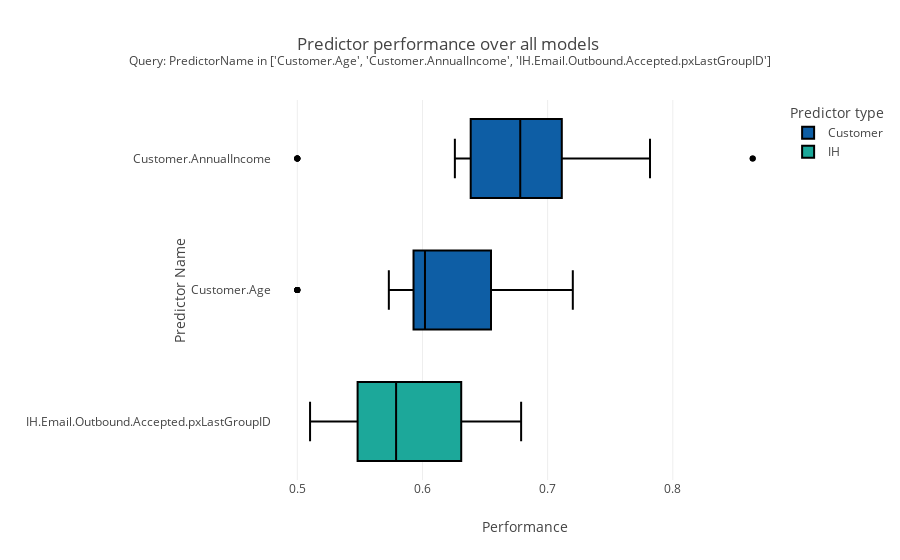

Here is the notebook cell this chart was saved with:
### Markdown cell above
Alternatively we can look at the performance of a predictor over multiple models. Again, we recommend subsetting the predictor names with a list to make it more legible.

### Code cell
plot = CDHSample.plotPredictorPerformance(query=f'PredictorName in {["Customer.Age", "Customer.AnnualIncome", "IH.Email.Outbound.Accepted.pxLastGroupID"]}')

### Figure 1 — Plotly figure (JSON) as saved in the notebook; plotly's stock layout.template omitted (floating-point values rounded to 4 significant figures; data arrays with more than 128 entries replaced by an {"elided": "..."} marker saying what was removed)
{"data": [{"alignmentgroup": "True", "fillcolor": "rgb(14,94,165)", "hovertemplate": "Legend=Customer<br>Performance=%{x}<br>Predictor Name=%{y}<extra></extra>", "legendgroup": "Customer", "marker": {"color": "rgb(0,0,0)"}, "name": "Customer", "notched": false, "offsetgroup": "Customer", "orientation": "h", "showlegend": true, "type": "box", "width": 0.6, "x": {"elided": "194 float values"}, "x0": " ", "xaxis": "x", "y": {"elided": "194 str values"}, "y0": " ", "yaxis": "y"}, {"alignmentgroup": "True", "fillcolor": "rgb(28,168,154)", "hovertemplate": "Legend=IH<br>Performance=%{x}<br>Predictor Name=%{y}<extra></extra>", "legendgroup": "IH", "marker": {"color": "rgb(0,0,0)"}, "name": "IH", "notched": false, "offsetgroup": "IH", "orientation": "h", "showlegend": true, "type": "box", "width": 0.6, "x": [0.5102, 0.5102, 0.5102, 0.5301, 0.5301, 0.5301, 0.5346, 0.5346, 0.5398, 0.5398, 0.5398, 0.5398, 0.5398, 0.5442, 0.5457, 0.5457, 0.5457, 0.5457, 0.5457, 0.5457, 0.5482, 0.5482, 0.5482, 0.5482, 0.5482, 0.5482, 0.5482, 0.5528, 0.5594, 0.5595, 0.5595, 0.5595, 0.5595, 0.5595, 0.5595, 0.5634, 0.5634, 0.5634, 0.5634, 0.5634, 0.5634, 0.5726, 0.5726, 0.5726, 0.5758, 0.5758, 0.5765, 0.5765, 0.5765, 0.5782, 0.5789, 0.5789, 0.5789, 0.5789, 0.5789, 0.5789, 0.5789, 0.5912, 0.5912, 0.5912, 0.5912, 0.5912, 0.6052, 0.6052, 0.6052, 0.6052, 0.6229, 0.6229, 0.6229, 0.6229, 0.623, 0.6279, 0.6279, 0.6279, 0.6279, 0.6279, 0.6279, 0.6279, 0.6341, 0.6341, 0.637, 0.637, 0.637, 0.637, 0.637, 0.637, 0.6653, 0.6678, 0.6678, 0.6678, 0.6678, 0.6678, 0.6678, 0.6678, 0.6767, 0.6767, 0.6767, 0.6767, 0.6767, 0.6788, 0.6788, 0.6788, 0.6788, 0.6788], "x0": " ", "xaxis": "x", "y": ["IH.Email.Outbound.Accepted.pxLastGroupID", "IH.Email.Outbound.Accepted.pxLastGroupID", "IH.Email.Outbound.Accepted.pxLastGroupID", "IH.Email.Outbound.Accepted.pxLastGroupID", "IH.Email.Outbound.Accepted.pxLastGroupID", "IH.Email.Outbound.Accepted.pxLastGroupID", "IH.Email.Outbound.Accepted.pxLastGroupID", "IH.Email.Outbound.Accepted.pxLastGroupID", "IH.Email.Outbound.Accepted.pxLastGroupID", "IH.Email.Outbound.Accepted.pxLastGroupID", "IH.Email.Outbound.Accepted.pxLastGroupID", "IH.Email.Outbound.Accepted.pxLastGroupID", "IH.Email.Outbound.Accepted.pxLastGroupID", "IH.Email.Outbound.Accepted.pxLastGroupID", "IH.Email.Outbound.Accepted.pxLastGroupID", "IH.Email.Outbound.Accepted.pxLastGroupID", "IH.Email.Outbound.Accepted.pxLastGroupID", "IH.Email.Outbound.Accepted.pxLastGroupID", "IH.Email.Outbound.Accepted.pxLastGroupID", "IH.Email.Outbound.Accepted.pxLastGroupID", "IH.Email.Outbound.Accepted.pxLastGroupID", "IH.Email.Outbound.Accepted.pxLastGroupID", "IH.Email.Outbound.Accepted.pxLastGroupID", "IH.Email.Outbound.Accepted.pxLastGroupID", "IH.Email.Outbound.Accepted.pxLastGroupID", "IH.Email.Outbound.Accepted.pxLastGroupID", "IH.Email.Outbound.Accepted.pxLastGroupID", "IH.Email.Outbound.Accepted.pxLastGroupID", "IH.Email.Outbound.Accepted.pxLastGroupID", "IH.Email.Outbound.Accepted.pxLastGroupID", "IH.Email.Outbound.Accepted.pxLastGroupID", "IH.Email.Outbound.Accepted.pxLastGroupID", "IH.Email.Outbound.Accepted.pxLastGroupID", "IH.Email.Outbound.Accepted.pxLastGroupID", "IH.Email.Outbound.Accepted.pxLastGroupID", "IH.Email.Outbound.Accepted.pxLastGroupID", "IH.Email.Outbound.Accepted.pxLastGroupID", "IH.Email.Outbound.Accepted.pxLastGroupID", "IH.Email.Outbound.Accepted.pxLastGroupID", "IH.Email.Outbound.Accepted.pxLastGroupID", "IH.Email.Outbound.Accepted.pxLastGroupID", "IH.Email.Outbound.Accepted.pxLastGroupID", "IH.Email.Outbound.Accepted.pxLastGroupID", "IH.Email.Outbound.Accepted.pxLastGroupID", "IH.Email.Outbound.Accepted.pxLastGroupID", "IH.Email.Outbound.Accepted.pxLastGroupID", "IH.Email.Outbound.Accepted.pxLastGroupID", "IH.Email.Outbound.Accepted.pxLastGroupID", "IH.Email.Outbound.Accepted.pxLastGroupID", "IH.Email.Outbound.Accepted.pxLastGroupID", "IH.Email.Outbound.Accepted.pxLastGroupID", "IH.Email.Outbound.Accepted.pxLastGroupID", "IH.Email.Outbound.Accepted.pxLastGroupID", "IH.Email.Outbound.Accepted.pxLastGroupID", "IH.Email.Outbound.Accepted.pxLastGroupID", "IH.Email.Outbound.Accepted.pxLastGroupID", "IH.Email.Outbound.Accepted.pxLastGroupID", "IH.Email.Outbound.Accepted.pxLastGroupID", "IH.Email.Outbound.Accepted.pxLastGroupID", "IH.Email.Outbound.Accepted.pxLastGroupID", "IH.Email.Outbound.Accepted.pxLastGroupID", "IH.Email.Outbound.Accepted.pxLastGroupID", "IH.Email.Outbound.Accepted.pxLastGroupID", "IH.Email.Outbound.Accepted.pxLastGroupID", "IH.Email.Outbound.Accepted.pxLastGroupID", "IH.Email.Outbound.Accepted.pxLastGroupID", "IH.Email.Outbound.Accepted.pxLastGroupID", "IH.Email.Outbound.Accepted.pxLastGroupID", "IH.Email.Outbound.Accepted.pxLastGroupID", "IH.Email.Outbound.Accepted.pxLastGroupID", "IH.Email.Outbound.Accepted.pxLastGroupID", "IH.Email.Outbound.Accepted.pxLastGroupID", "IH.Email.Outbound.Accepted.pxLastGroupID", "IH.Email.Outbound.Accepted.pxLastGroupID", "IH.Email.Outbound.Accepted.pxLastGroupID", "IH.Email.Outbound.Accepted.pxLastGroupID", "IH.Email.Outbound.Accepted.pxLastGroupID", "IH.Email.Outbound.Accepted.pxLastGroupID", "IH.Email.Outbound.Accepted.pxLastGroupID", "IH.Email.Outbound.Accepted.pxLastGroupID", "IH.Email.Outbound.Accepted.pxLastGroupID", "IH.Email.Outbound.Accepted.pxLastGroupID", "IH.Email.Outbound.Accepted.pxLastGroupID", "IH.Email.Outbound.Accepted.pxLastGroupID", "IH.Email.Outbound.Accepted.pxLastGroupID", "IH.Email.Outbound.Accepted.pxLastGroupID", "IH.Email.Outbound.Accepted.pxLastGroupID", "IH.Email.Outbound.Accepted.pxLastGroupID", "IH.Email.Outbound.Accepted.pxLastGroupID", "IH.Email.Outbound.Accepted.pxLastGroupID", "IH.Email.Outbound.Accepted.pxLastGroupID", "IH.Email.Outbound.Accepted.pxLastGroupID", "IH.Email.Outbound.Accepted.pxLastGroupID", "IH.Email.Outbound.Accepted.pxLastGroupID", "IH.Email.Outbound.Accepted.pxLastGroupID", "IH.Email.Outbound.Accepted.pxLastGroupID", "IH.Email.Outbound.Accepted.pxLastGroupID", "IH.Email.Outbound.Accepted.pxLastGroupID", "IH.Email.Outbound.Accepted.pxLastGroupID", "IH.Email.Outbound.Accepted.pxLastGroupID", "IH.Email.Outbound.Accepted.pxLastGroupID", "IH.Email.Outbound.Accepted.pxLastGroupID", "IH.Email.Outbound.Accepted.pxLastGroupID", "IH.Email.Outbound.Accepted.pxLastGroupID"], "y0": " ", "yaxis": "y"}], "layout": {"boxgap": 0, "boxgroupgap": 0, "boxmode": "group", "legend": {"title": {"text": "Predictor type"}, "tracegroupgap": 0}, "title": {"text": "Predictor performance over all models <br><sup>Query: PredictorName in ['Customer.Age', 'Customer.AnnualIncome', 'IH.Email.Outbound.Accepted.pxLastGroupID']</sup>"}, "xaxis": {"anchor": "y", "domain": [0, 1], "title": {"text": "Performance"}}, "yaxis": {"anchor": "x", "automargin": true, "categoryarray": ["IH.Email.Outbound.Accepted.pxLastGroupID", "Customer.Age", "Customer.AnnualIncome"], "categoryorder": "array", "domain": [0, 1], "dtick": 1, "title": {"text": "Predictor Name"}}}}
